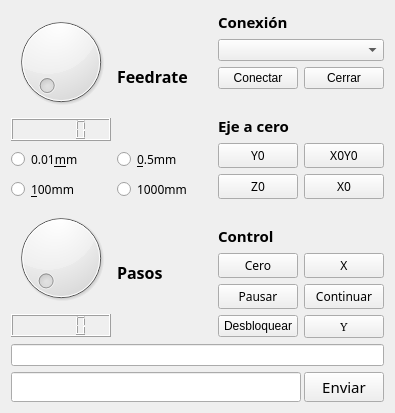
        <widget class="QWidget" name="Maquina">
         <attribute name="icon">
          <iconset>
           <normaloff>../../../../../../usr/share/icons/Numix-Light/scalable/actions/renamed-edit-find-symbolic.svg</normaloff>../../../../../../usr/share/icons/Numix-Light/scalable/actions/renamed-edit-find-symbolic.svg</iconset>
         </attribute>
         <attribute name="title">
          <string>Tab 2</string>
         </attribute>
         <layout class="QVBoxLayout" name="verticalLayout_8">
          <item>
           <layout class="QHBoxLayout" name="horizontalLayout_6">
            <item>
             <layout class="QGridLayout" name="Controlesdial">
              <item row="2" column="2">
               <widget class="QRadioButton" name="radioButton">
                <property name="font">
                 <font>
                  <family>Iosevka</family>
                 </font>
                </property>
                <property name="text">
                 <string>&amp;0.5mm</string>
                </property>
                <property name="shortcut">
                 <string>2</string>
                </property>
               </widget>
              </item>
              <item row="0" column="0">
               <layout class="QVBoxLayout" name="Grupo_Feedrate">
                <item>
                 <widget class="QDial" name="dial">
                  <property name="maximumSize">
                   <size>
                    <width>200</width>
                    <height>200</height>
                   </size>
                  </property>
                  <property name="maximum">
                   <number>850</number>
                  </property>
                  <property name="value">
                   <number>1</number>
                  </property>
                  <property name="invertedAppearance">
                   <bool>false</bool>
                  </property>
                 </widget>
                </item>
                <item>
                 <widget class="QLCDNumber" name="lcdNumber_2">
                  <property name="maximumSize">
                   <size>
                    <width>150</width>
                    <height>120</height>
                   </size>
                  </property>
                 </widget>
                </item>
               </layout>
              </item>
              <item row="5" column="0">
               <layout class="QVBoxLayout" name="Grupo_Feedrate_2">
                <item>
                 <widget class="QDial" name="dial_2">
                  <property name="maximumSize">
                   <size>
                    <width>200</width>
                    <height>200</height>
                   </size>
                  </property>
                  <property name="maximum">
                   <number>100</number>
                  </property>
                  <property name="value">
                   <number>1</number>
                  </property>
                 </widget>
                </item>
                <item>
                 <widget class="QLCDNumber" name="Contador_pasos">
                  <property name="maximumSize">
                   <size>
                    <width>150</width>
                    <height>120</height>
                   </size>
                  </property>
                 </widget>
                </item>
               </layout>
              </item>
              <item row="0" column="2">
               <widget class="QLabel" name="label_Feedrate">
                <property name="maximumSize">
                 <size>
                  <width>100</width>
                  <height>30</height>
                 </size>
                </property>
                <property name="font">
                 <font>
                  <family>Iosevka</family>
                  <pointsize>12</pointsize>
                  <weight>75</weight>
                  <bold>true</bold>
                 </font>
                </property>
                <property name="text">
                 <string>Feedrate</string>
                </property>
               </widget>
              </item>
              <item row="5" column="2">
               <widget class="QLabel" name="label_Pasos">
                <property name="maximumSize">
                 <size>
                  <width>70</width>
                  <height>30</height>
                 </size>
                </property>
                <property name="font">
                 <font>
                  <family>Iosevka</family>
                  <pointsize>12</pointsize>
                  <weight>75</weight>
                  <bold>true</bold>
                 </font>
                </property>
                <property name="text">
                 <string>Pasos</string>
                </property>
               </widget>
              </item>
              <item row="2" column="0">
               <widget class="QRadioButton" name="radioButton_2">
                <property name="font">
                 <font>
                  <family>Iosevka</family>
                 </font>
                </property>
                <property name="text">
                 <string>0.01&amp;mm</string>
                </property>
                <property name="shortcut">
                 <string>1</string>
                </property>
               </widget>
              </item>
              <item row="3" column="0">
               <widget class="QRadioButton" name="radioButton_3">
                <property name="font">
                 <font>
                  <family>Iosevka</family>
                 </font>
                </property>
                <property name="text">
                 <string>&amp;100mm</string>
                </property>
                <property name="shortcut">
                 <string>3</string>
                </property>
               </widget>
              </item>
              <item row="3" column="2">
               <widget class="QRadioButton" name="radioButton_4">
                <property name="font">
                 <font>
                  <family>Iosevka</family>
                 </font>
                </property>
                <property name="text">
                 <string>1000mm</string>
                </property>
                <property name="shortcut">
                 <string>4</string>
                </property>
               </widget>
              </item>
             </layout>
            </item>
            <item>
             <spacer name="verticalSpacer_2">
              <property name="orientation">
               <enum>Qt::Vertical</enum>
              </property>
              <property name="sizeHint" stdset="0">
               <size>
                <width>20</width>
                <height>40</height>
               </size>
              </property>
             </spacer>
            </item>
            <item>
             <layout class="QVBoxLayout" name="verticalLayout_5">
              <item>
               <widget class="QLabel" name="label_6">
                <property name="maximumSize">
                 <size>
                  <width>16777215</width>
                  <height>30</height>
                 </size>
                </property>
                <property name="font">
                 <font>
                  <family>Iosevka</family>
                  <pointsize>11</pointsize>
                  <weight>75</weight>
                  <bold>true</bold>
                 </font>
                </property>
                <property name="text">
                 <string>Conexión</string>
                </property>
               </widget>
              </item>
              <item>
               <layout class="QFormLayout" name="Grupo_conexion_serial">
                <item row="0" column="0" colspan="2">
                 <widget class="QComboBox" name="Puerto"/>
                </item>
                <item row="1" column="0">
                 <widget class="QPushButton" name="Conectar">
                  <property name="text">
                   <string>Conectar</string>
                  </property>
                  <property name="icon">
                   <iconset>
                    <normaloff>../../../../../../usr/share/icons/Numix-Light/scalable/actions/media-view-subtitles-symbolic.svg</normaloff>../../../../../../usr/share/icons/Numix-Light/scalable/actions/media-view-subtitles-symbolic.svg</iconset>
                  </property>
                 </widget>
                </item>
                <item row="1" column="1">
                 <widget class="QPushButton" name="Cerrar">
                  <property name="text">
                   <string>Cerrar</string>
                  </property>
                  <property name="icon">
                   <iconset>
                    <normaloff>../../../../../../usr/share/icons/Numix-Light/scalable/actions/window-close-symbolic.svg</normaloff>../../../../../../usr/share/icons/Numix-Light/scalable/actions/window-close-symbolic.svg</iconset>
                  </property>
                 </widget>
                </item>
               </layout>
              </item>
              <item>
               <spacer name="horizontalSpacer_3">
                <property name="orientation">
                 <enum>Qt::Horizontal</enum>
                </property>
                <property name="sizeHint" stdset="0">
                 <size>
                  <width>40</width>
                  <height>20</height>
                 </size>
                </property>
               </spacer>
              </item>
              <item>
               <widget class="QLabel" name="label_9">
                <property name="font">
                 <font>
                  <family>Iosevka</family>
                  <pointsize>11</pointsize>
                  <weight>75</weight>
                  <bold>true</bold>
                 </font>
                </property>
                <property name="text">
                 <string>Eje a cero</string>
                </property>
               </widget>
              </item>
              <item>
               <layout class="QGridLayout" name="gridLayout_6">
                <item row="1" column="0">
                 <widget class="QPushButton" name="Cero_Y">
                  <property name="maximumSize">
                   <size>
                    <width>16777215</width>
                    <height>16777215</height>
                   </size>
                  </property>
                  <property name="font">
                   <font>
                    <family>Iosevka</family>
                   </font>
                  </property>
                  <property name="text">
                   <string>Y0</string>
                  </property>
                  <property name="shortcut">
                   <string>W</string>
                  </property>
                 </widget>
                </item>
                <item row="1" column="2">
                 <widget class="QPushButton" name="Cero_XY">
                  <property name="maximumSize">
                   <size>
                    <width>16777215</width>
                    <height>16777215</height>
                   </size>
                  </property>
                  <property name="font">
                   <font>
                    <family>Iosevka</family>
                   </font>
                  </property>
                  <property name="text">
                   <string>X0Y0</string>
                  </property>
                  <property name="shortcut">
                   <string>Z</string>
                  </property>
                 </widget>
                </item>
                <item row="2" column="0">
                 <widget class="QPushButton" name="Cero_Z">
                  <property name="maximumSize">
                   <size>
                    <width>16777215</width>
                    <height>16777215</height>
                   </size>
                  </property>
                  <property name="font">
                   <font>
                    <family>Iosevka</family>
                   </font>
                  </property>
                  <property name="text">
                   <string>Z0</string>
                  </property>
                  <property name="shortcut">
                   <string>Y</string>
                  </property>
                 </widget>
                </item>
                <item row="2" column="2">
                 <widget class="QPushButton" name="Cero_X">
                  <property name="maximumSize">
                   <size>
                    <width>16777215</width>
                    <height>16777215</height>
                   </size>
                  </property>
                  <property name="font">
                   <font>
                    <family>Iosevka</family>
                   </font>
                  </property>
                  <property name="text">
                   <string>X0</string>
                  </property>
                  <property name="shortcut">
                   <string>A</string>
                  </property>
                 </widget>
                </item>
               </layout>
              </item>
              <item>
               <layout class="QVBoxLayout" name="verticalLayout_9">
                <item>
                 <spacer name="horizontalSpacer_4">
                  <property name="orientation">
                   <enum>Qt::Horizontal</enum>
                  </property>
                  <property name="sizeHint" stdset="0">
                   <size>
                    <width>40</width>
                    <height>20</height>
                   </size>
                  </property>
                 </spacer>
                </item>
               </layout>
              </item>
              <item>
               <widget class="QLabel" name="label_10">
                <property name="font">
                 <font>
                  <family>Iosevka</family>
                  <pointsize>11</pointsize>
                  <weight>75</weight>
                  <bold>true</bold>
                 </font>
                </property>
                <property name="text">
                 <string>Control</string>
                </property>
               </widget>
              </item>
              <item>
               <layout class="QGridLayout" name="gridLayout_2">
                <item row="3" column="1">
                 <widget class="QPushButton" name="Home_Y">
                  <property name="font">
                   <font>
                    <family>Hack [SRC]</family>
                   </font>
                  </property>
                  <property name="text">
                   <string>Y</string>
                  </property>
                  <property name="icon">
                   <iconset>
                    <normaloff>../../../../../../../../usr/share/icons/Papirus-Light/24x24/actions/remove.svg</normaloff>../../../../../../../../usr/share/icons/Papirus-Light/24x24/actions/remove.svg</iconset>
                  </property>
                  <property name="shortcut">
                   <string>T</string>
                  </property>
                 </widget>
                </item>
                <item row="2" column="1">
                 <widget class="QPushButton" name="Continuar">
                  <property name="font">
                   <font>
                    <family>Iosevka</family>
                   </font>
                  </property>
                  <property name="text">
                   <string>Continuar</string>
                  </property>
                  <property name="icon">
                   <iconset>
                    <normaloff>../../../../../../../../usr/share/icons/Papirus-Light/24x24/actions/player_play.svg</normaloff>../../../../../../../../usr/share/icons/Papirus-Light/24x24/actions/player_play.svg</iconset>
                  </property>
                  <property name="shortcut">
                   <string>M</string>
                  </property>
                 </widget>
                </item>
                <item row="0" column="1">
                 <widget class="QPushButton" name="Home_X">
                  <property name="font">
                   <font>
                    <family>Iosevka</family>
                   </font>
                  </property>
                  <property name="text">
                   <string>X</string>
                  </property>
                  <property name="icon">
                   <iconset>
                    <normaloff>../../../../../../../../usr/share/icons/Papirus-Light/24x24/actions/add.svg</normaloff>../../../../../../../../usr/share/icons/Papirus-Light/24x24/actions/add.svg</iconset>
                  </property>
                  <property name="shortcut">
                   <string>R</string>
                  </property>
                 </widget>
                </item>
                <item row="2" column="0">
                 <widget class="QPushButton" name="Hold">
                  <property name="font">
                   <font>
                    <family>Iosevka</family>
                   </font>
                  </property>
                  <property name="text">
                   <string>Pausar</string>
                  </property>
                  <property name="icon">
                   <iconset>
                    <normaloff>../../../../../../../../usr/share/icons/Papirus-Light/24x24/actions/player_pause.svg</normaloff>../../../../../../../../usr/share/icons/Papirus-Light/24x24/actions/player_pause.svg</iconset>
                  </property>
                  <property name="shortcut">
                   <string>F</string>
                  </property>
                 </widget>
                </item>
                <item row="3" column="0">
                 <widget class="QPushButton" name="Reset">
                  <property name="text">
                   <string>Desbloquear</string>
                  </property>
                  <property name="icon">
                   <iconset>
                    <normaloff>../../../../../../../../usr/share/icons/Papirus-Light/24x24/actions/unlock.svg</normaloff>../../../../../../../../usr/share/icons/Papirus-Light/24x24/actions/unlock.svg</iconset>
                  </property>
                  <property name="shortcut">
                   <string>H</string>
                  </property>
                 </widget>
                </item>
                <item row="0" column="0">
                 <widget class="QPushButton" name="Cero">
                  <property name="font">
                   <font>
                    <family>Iosevka</family>
                   </font>
                  </property>
                  <property name="text">
                   <string>Cero</string>
                  </property>
                  <property name="icon">
                   <iconset>
                    <normaloff>../../../../../../../../usr/share/icons/Papirus-Light/24x24/actions/add.svg</normaloff>../../../../../../../../usr/share/icons/Papirus-Light/24x24/actions/add.svg</iconset>
                  </property>
                  <property name="shortcut">
                   <string>U</string>
                  </property>
                 </widget>
                </item>
               </layout>
              </item>
             </layout>
            </item>
           </layout>
          </item>
          <item>
           <layout class="QVBoxLayout" name="verticalLayout">
            <item>
             <widget class="QLineEdit" name="Terminal">
              <property name="maximumSize">
               <size>
                <width>9999999</width>
                <height>9999999</height>
               </size>
              </property>
             </widget>
            </item>
            <item>
             <layout class="QHBoxLayout" name="horizontalLayout_2">
              <property name="spacing">
               <number>3</number>
              </property>
              <property name="rightMargin">
               <number>0</number>
              </property>
              <property name="bottomMargin">
               <number>0</number>
              </property>
              <item>
               <widget class="QLineEdit" name="Insertar_comando">
                <property name="maximumSize">
                 <size>
                  <width>16777215</width>
                  <height>9999999</height>
                 </size>
                </property>
               </widget>
              </item>
              <item>
               <widget class="QPushButton" name="Enviar">
                <property name="minimumSize">
                 <size>
                  <width>20</width>
                  <height>20</height>
                 </size>
                </property>
                <property name="maximumSize">
                 <size>
                  <width>9999999</width>
                  <height>9999999</height>
                 </size>
                </property>
                <property name="font">
                 <font>
                  <family>Iosevka</family>
                  <pointsize>11</pointsize>
                 </font>
                </property>
                <property name="text">
                 <string>Enviar</string>
                </property>
                <property name="icon">
                 <iconset>
                  <normaloff>../../../../../../usr/share/icons/Numix-Light/scalable/actions/mail-forward-symbolic.svg</normaloff>../../../../../../usr/share/icons/Numix-Light/scalable/actions/mail-forward-symbolic.svg</iconset>
                </property>
                <property name="shortcut">
                 <string>Enter</string>
                </property>
               </widget>
              </item>
             </layout>
            </item>
           </layout>
          </item>
         </layout>
        </widget>
